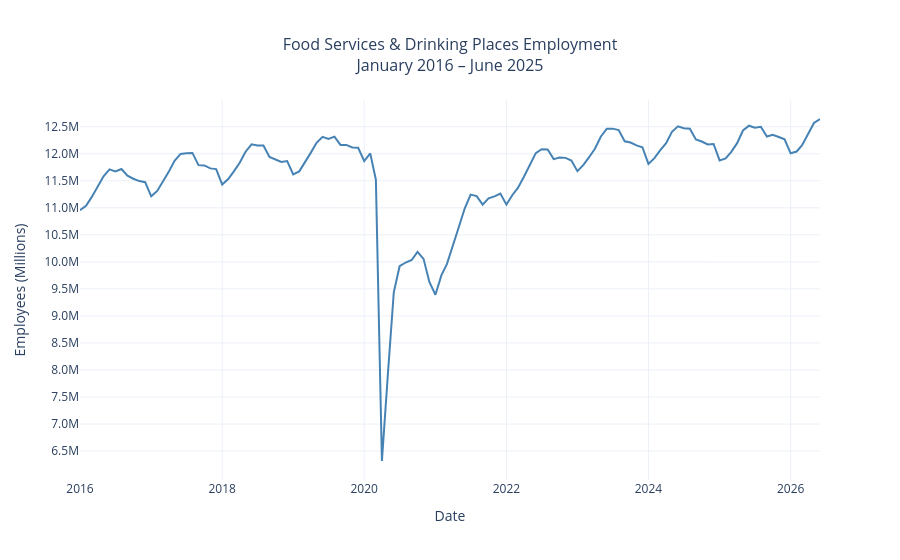

Write notebook code for a chart like this one.
### Code cell
# =============================================================================
# Section 2: Full Series
# =============================================================================

fig = go.Figure()

fig.add_trace(go.Scatter(
    x=df.index, y=df['employed'],
    mode='lines',
    name='Employed',
    line=dict(color='steelblue', width=2)
))

fig.update_layout(
    title=dict(text='Food Services & Drinking Places Employment<br>January 2016 – June 2025',
               x=0.5, font=dict(size=16)),
    xaxis_title='Date',
    yaxis_title='Employees (Millions)',
    yaxis=dict(tickformat='.1fM', tickvals=list(range(6_500_000, 13_000_000, 500_000)),
               ticktext=[f'{v/1_000_000:.1f}M' for v in range(6_500_000, 13_000_000, 500_000)]),
    hovermode='x unified',
    template='plotly_white'
)

fig.show()
